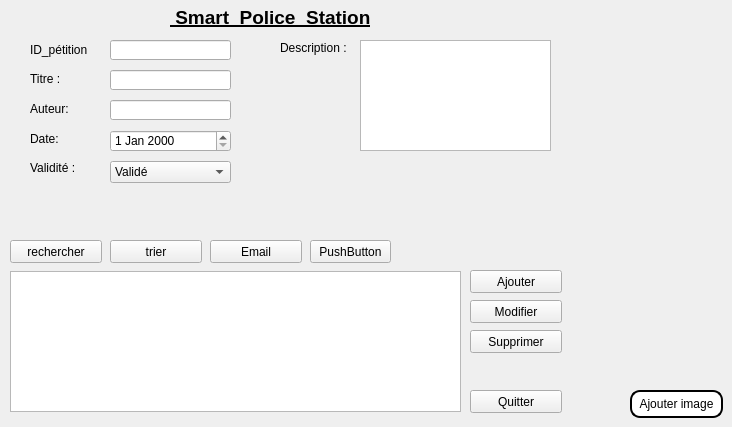
      <widget class="QWidget" name="widget">
       <attribute name="icon">
        <iconset>
         <normaloff>../../Downloads/téléchargement.png</normaloff>../../Downloads/téléchargement.png</iconset>
       </attribute>
       <attribute name="title">
        <string>Pétition</string>
       </attribute>
       <widget class="QPushButton" name="ajouterimage">
        <property name="geometry">
         <rect>
          <x>630</x>
          <y>390</y>
          <width>93</width>
          <height>28</height>
         </rect>
        </property>
        <property name="styleSheet">
         <string notr="true">background-color:white; 
color:black; 
border-style:outset ; 
border-width:2px ; 
border-radius:10px;</string>
        </property>
        <property name="text">
         <string>Ajouter image</string>
        </property>
        <property name="default">
         <bool>false</bool>
        </property>
       </widget>
       <widget class="QLabel" name="policou_2">
        <property name="geometry">
         <rect>
          <x>170</x>
          <y>0</y>
          <width>351</width>
          <height>35</height>
         </rect>
        </property>
        <property name="sizePolicy">
         <sizepolicy hsizetype="Preferred" vsizetype="Maximum">
          <horstretch>0</horstretch>
          <verstretch>0</verstretch>
         </sizepolicy>
        </property>
        <property name="font">
         <font>
          <family>Arial</family>
          <pointsize>14</pointsize>
          <weight>75</weight>
          <bold>true</bold>
          <underline>true</underline>
         </font>
        </property>
        <property name="text">
         <string> Smart  Police  Station</string>
        </property>
        <property name="textFormat">
         <enum>Qt::PlainText</enum>
        </property>
       </widget>
       <widget class="QLabel" name="idpetition">
        <property name="geometry">
         <rect>
          <x>30</x>
          <y>42</y>
          <width>81</width>
          <height>16</height>
         </rect>
        </property>
        <property name="text">
         <string>ID_pétition</string>
        </property>
       </widget>
       <widget class="QLabel" name="label_5">
        <property name="geometry">
         <rect>
          <x>30</x>
          <y>72</y>
          <width>47</width>
          <height>13</height>
         </rect>
        </property>
        <property name="text">
         <string>Titre :</string>
        </property>
       </widget>
       <widget class="QLabel" name="label_8">
        <property name="geometry">
         <rect>
          <x>30</x>
          <y>102</y>
          <width>47</width>
          <height>13</height>
         </rect>
        </property>
        <property name="text">
         <string>Auteur:</string>
        </property>
       </widget>
       <widget class="QLabel" name="label_11">
        <property name="geometry">
         <rect>
          <x>30</x>
          <y>132</y>
          <width>47</width>
          <height>13</height>
         </rect>
        </property>
        <property name="text">
         <string>Date:</string>
        </property>
       </widget>
       <widget class="QLineEdit" name="id_pet">
        <property name="geometry">
         <rect>
          <x>110</x>
          <y>40</y>
          <width>121</width>
          <height>20</height>
         </rect>
        </property>
       </widget>
       <widget class="QLineEdit" name="titre_pet">
        <property name="geometry">
         <rect>
          <x>110</x>
          <y>70</y>
          <width>121</width>
          <height>20</height>
         </rect>
        </property>
       </widget>
       <widget class="QLineEdit" name="auteur_pet">
        <property name="geometry">
         <rect>
          <x>110</x>
          <y>100</y>
          <width>121</width>
          <height>20</height>
         </rect>
        </property>
       </widget>
       <widget class="QDateEdit" name="dateEdit">
        <property name="geometry">
         <rect>
          <x>110</x>
          <y>130</y>
          <width>121</width>
          <height>22</height>
         </rect>
        </property>
       </widget>
       <widget class="QLabel" name="label_12">
        <property name="geometry">
         <rect>
          <x>280</x>
          <y>40</y>
          <width>81</width>
          <height>16</height>
         </rect>
        </property>
        <property name="text">
         <string>Description :</string>
        </property>
       </widget>
       <widget class="QComboBox" name="validite_pet">
        <property name="geometry">
         <rect>
          <x>110</x>
          <y>161</y>
          <width>121</width>
          <height>22</height>
         </rect>
        </property>
        <item>
         <property name="text">
          <string>Validé</string>
         </property>
        </item>
        <item>
         <property name="text">
          <string>Non validé</string>
         </property>
        </item>
       </widget>
       <widget class="QLabel" name="label_23">
        <property name="geometry">
         <rect>
          <x>30</x>
          <y>160</y>
          <width>51</width>
          <height>16</height>
         </rect>
        </property>
        <property name="text">
         <string>Validité :</string>
        </property>
       </widget>
       <widget class="QTableView" name="tab_petition">
        <property name="geometry">
         <rect>
          <x>10</x>
          <y>271</y>
          <width>451</width>
          <height>141</height>
         </rect>
        </property>
       </widget>
       <widget class="QPushButton" name="ajouter_petition">
        <property name="geometry">
         <rect>
          <x>470</x>
          <y>270</y>
          <width>92</width>
          <height>23</height>
         </rect>
        </property>
        <property name="text">
         <string>Ajouter</string>
        </property>
       </widget>
       <widget class="QPushButton" name="pushButton_26">
        <property name="geometry">
         <rect>
          <x>470</x>
          <y>390</y>
          <width>92</width>
          <height>23</height>
         </rect>
        </property>
        <property name="text">
         <string>Quitter</string>
        </property>
       </widget>
       <widget class="QPushButton" name="modifier_petition">
        <property name="geometry">
         <rect>
          <x>470</x>
          <y>300</y>
          <width>92</width>
          <height>23</height>
         </rect>
        </property>
        <property name="text">
         <string>Modifier</string>
        </property>
       </widget>
       <widget class="QPushButton" name="supprimer_petition">
        <property name="geometry">
         <rect>
          <x>470</x>
          <y>330</y>
          <width>92</width>
          <height>23</height>
         </rect>
        </property>
        <property name="text">
         <string>Supprimer</string>
        </property>
       </widget>
       <widget class="QPushButton" name="pushButton_28">
        <property name="geometry">
         <rect>
          <x>10</x>
          <y>240</y>
          <width>92</width>
          <height>23</height>
         </rect>
        </property>
        <property name="text">
         <string>rechercher</string>
        </property>
       </widget>
       <widget class="QPushButton" name="pushButton_29">
        <property name="geometry">
         <rect>
          <x>110</x>
          <y>240</y>
          <width>92</width>
          <height>23</height>
         </rect>
        </property>
        <property name="text">
         <string>trier</string>
        </property>
       </widget>
       <widget class="QPushButton" name="pushButton_33">
        <property name="geometry">
         <rect>
          <x>210</x>
          <y>240</y>
          <width>92</width>
          <height>23</height>
         </rect>
        </property>
        <property name="text">
         <string>Email</string>
        </property>
       </widget>
       <widget class="QTextEdit" name="description_pet">
        <property name="geometry">
         <rect>
          <x>360</x>
          <y>40</y>
          <width>191</width>
          <height>111</height>
         </rect>
        </property>
       </widget>
       <widget class="QPushButton" name="pdf_petition">
        <property name="geometry">
         <rect>
          <x>310</x>
          <y>240</y>
          <width>81</width>
          <height>23</height>
         </rect>
        </property>
        <property name="text">
         <string>PushButton</string>
        </property>
       </widget>
      </widget>
